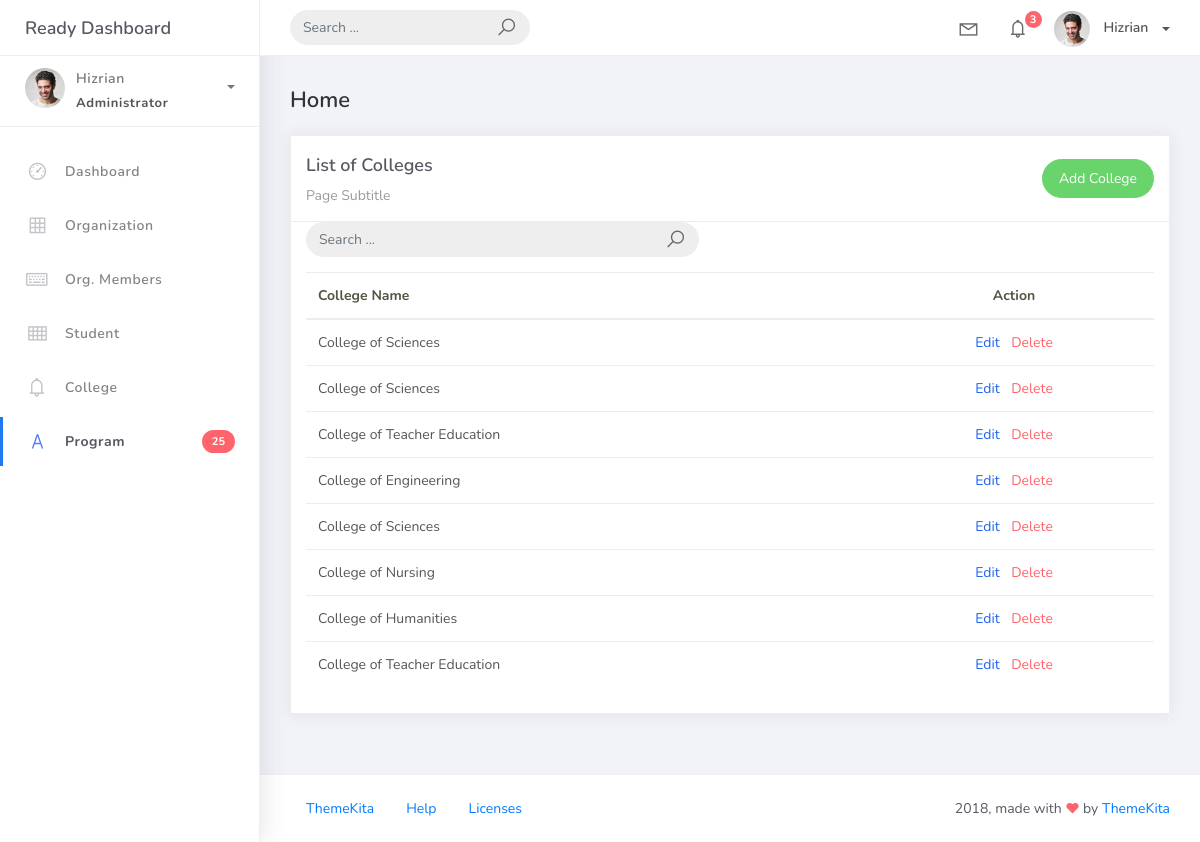
Page /college_list on the committed database.
### studentorg/models.py (models this page shows, shortened)
class BaseModel (models.Model) :
    created_at = models.DateTimeField(auto_now_add=True, db_index=True)
    updated_at = models.DateTimeField(auto_now=True)
    class Meta:
        abstract = True

class College(BaseModel):
    college_name = models.CharField(max_length=150)

### studentorg/views.py (the view)
# urls.py: path('college_list', CollegeListView.as_view(), name='college-list'),
class CollegeListView(ListView):
    model = College
    context_object_name = 'colleges'
    template_name = 'college_list.html'
    paginate_by = 10
    def get_queryset(self):
        qs = super().get_queryset()
        query = self.request.GET.get('q')
        if query:
            qs = qs.filter(Q(college_name__icontains=query))
        return qs

### templates/college_list.html
{% extends 'base.html' %} {% block content %}
<div class="content">
    <div class="container-fluid">
        <h4 class="page-title">Home</h4>
        <div class="row">
            <div class="col-md-12">
                <div class="card">
                    <div class="card-header">
                        <div class="d-flex justify-content-between align-items-center">
                            <div>
                                <h4 class="card-title">List of Colleges</h4>
                                <div class="card-category">Page Subtitle</div>
                            </div>
                            <a href="{% url 'college-add' %}" class="btn btn-success btn-rounded">Add College</a>
                        </div>
                    </div>
                    <div class="col-md-6">
                        <form class="navbar-left navbar-form nav-search mr-md-3" action="{% url 'organization-list' %}">
                            <div class="input-group">
                                <input type="text" placeholder="Search ..." class="form-control" name="q" />
                                <div class="input-group-append">
                                    <span class="input-group-text">
                                        <i class="la la-search search-icon"></i>
                                    </span>
                                </div>
                            </div>
                        </form>
                    </div>
                    <div class="card-body">
                        <table class="table table-hover">
                            <thead>
                                <tr>
                                    <th scope="col">College Name</th>
                                    <th scope="col" class="text-center">Action</th>
                                </tr>
                            </thead>
                            <tbody>
                                {% for college in colleges %}
                                <tr>
                                    <td>{{ college.college_name }}</td>
                                    <td class="text-center">
                                        <a href="{% url 'college-update' college.pk %}" class="text-primary mr-2">Edit</a>
                                        <a href="{% url 'college-delete' college.pk %}" class="text-danger">Delete</a>
                                    </td>
                                </tr>
                                {% empty %}
                                <tr>
                                    <td colspan="2" class="text-center text-muted">No college records found.</td>
                                </tr>
                                {% endfor %}
                            </tbody>
                        </table>
                    </div>
                </div>
            </div>
        </div>
    </div>
</div>
{% endblock %}

### rows in the picture
College: college_name "College of Sciences"
College: college_name "College of Sciences"
College: college_name "College of Teacher Education"
College: college_name "College of Engineering"
College: college_name "College of Sciences"
College: college_name "College of Nursing"
College: college_name "College of Humanities"
College: college_name "College of Teacher Education"
